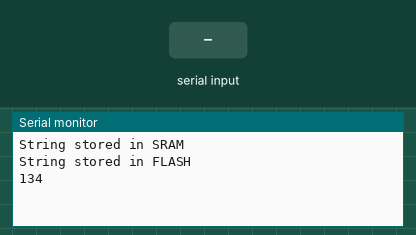
Bench run of a program on a simulated ATmega8, built with avr-gcc and emulated at 8 MHz. Parts: the last lines printed to the serial monitor. Inputs (shaded band) come from the test bench.

Above: at 1.2 s.
1.3 s: "1\n" received over Serial
At 2.1 s:
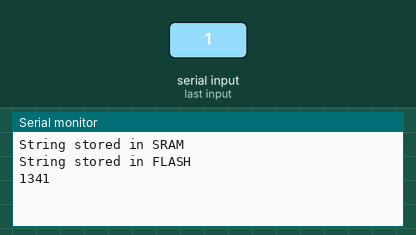
2.8 s: "0\n" received over Serial
At 3.2 s:
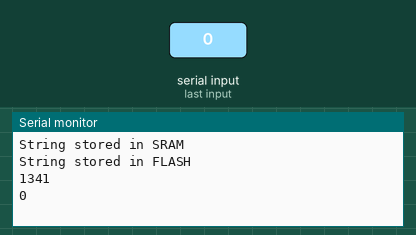
4.3 s: "2\n" received over Serial
At 5.5 s:
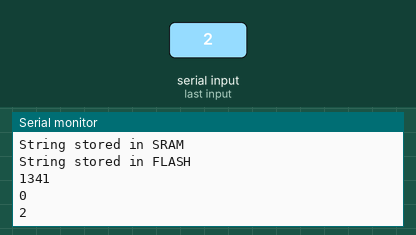
Timing chart, 0 to 7.3 s (numbered marks = the images above; inputs shaded):
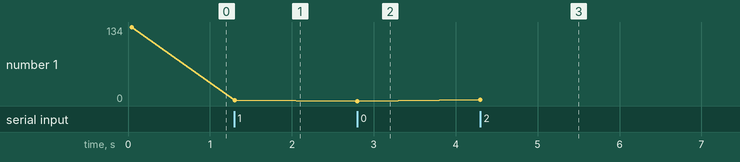

The program:

main.c
```c
/*
 * UART.c
 *
 * Created: 21/02/2017 0:55:08
 * Author : Anggara Wijaya
 */
#define F_CPU 8000000UL

#include <stdlib.h>
#include <avr/io.h>
#include <avr/interrupt.h>
#include <avr/pgmspace.h>
#include "uart.h"

#define UART_BAUD_RATE      9600


int main(void)
{
    unsigned int c;
    char buffer[7];
    int  num=134;

	uart_init( UART_BAUD_SELECT(UART_BAUD_RATE,F_CPU) );
    sei();
    uart_puts("String stored in SRAM\n");
    uart_puts_P("String stored in FLASH\n");
    itoa( num, buffer, 10);
    uart_puts(buffer);
    uart_putc('\r');

    for(;;)
    {
        c = uart_getc();
        if ( c & UART_NO_DATA )
        {
        }
        else
        {
            if ( c & UART_FRAME_ERROR )
            {
                uart_puts_P("UART Frame Error: ");
            }
            if ( c & UART_OVERRUN_ERROR )
            {
                uart_puts_P("UART Overrun Error: ");
            }
            if ( c & UART_BUFFER_OVERFLOW )
            {
                uart_puts_P("Buffer overflow error: ");
            }
            uart_putc( (unsigned char)c );
        }
    }

}
```

uart.h
```c
#ifndef UART_H
#define UART_H
/************************************************************************
Title:    Interrupt UART library with receive/transmit circular buffers
Author:   Peter Fleury <pfleury@gmx.ch>  http://tinyurl.com/peterfleury
File:     $Id: uart.h,v 1.13 2015/01/11 13:53:25 peter Exp $
Software: AVR-GCC 4.x, AVR Libc 1.4 or higher
Hardware: any AVR with built-in UART/USART
Usage:    see Doxygen manual

LICENSE:
    Copyright (C) 2015 Peter Fleury, GNU General Public License Version 3

    This program is free software; you can redistribute it and/or modify
    it under the terms of the GNU General Public License as published by
    the Free Software Foundation; either version 3 of the License, or
    any later version.

    This program is distributed in the hope that it will be useful,
    but WITHOUT ANY WARRANTY; without even the implied warranty of
    MERCHANTABILITY or FITNESS FOR A PARTICULAR PURPOSE.  See the
    GNU General Public License for more details.

************************************************************************/

/**
 *  @file
 *  @defgroup pfleury_uart UART Library <uart.h>
 *  @code #include <uart.h> @endcode
 *
 *  @brief Interrupt UART library using the built-in UART with transmit and receive circular buffers.
 *
 *  This library can be used to transmit and receive data through the built in UART.
 *
 *  An interrupt is generated when the UART has finished transmitting or
 *  receiving a byte. The interrupt handling routines use circular buffers
 *  for buffering received and transmitted data.
 *
 *  The UART_RX_BUFFER_SIZE and UART_TX_BUFFER_SIZE constants define
 *  the size of the circular buffers in bytes. Note that these constants must be a power of 2.
 *  You may need to adapt these constants to your target and your application by adding
 *  CDEFS += -DUART_RX_BUFFER_SIZE=nn -DUART_TX_BUFFER_SIZE=nn to your Makefile.
 *
 *  @note Based on Atmel Application Note AVR306
 *  @author Peter Fleury pfleury@gmx.ch  http://tinyurl.com/peterfleury
 *  @copyright (C) 2015 Peter Fleury, GNU General Public License Version 3
 */


#include <avr/pgmspace.h>

#if (__GNUC__ * 100 + __GNUC_MINOR__) < 405
#error "This library requires AVR-GCC 4.5 or later, update to newer AVR-GCC compiler !"
#endif


/**@{*/


/*
** constants and macros
*/


/** @brief  UART Baudrate Expression
 *  @param  xtalCpu  system clock in Mhz, e.g. 4000000UL for 4Mhz
 *  @param  baudRate baudrate in bps, e.g. 1200, 2400, 9600
 */
#define UART_BAUD_SELECT(baudRate,xtalCpu)  (((xtalCpu) + 8UL * (baudRate)) / (16UL * (baudRate)) -1UL)

/** @brief  UART Baudrate Expression for ATmega double speed mode
 *  @param  xtalCpu  system clock in Mhz, e.g. 4000000UL for 4Mhz
 *  @param  baudRate baudrate in bps, e.g. 1200, 2400, 9600
 */
#define UART_BAUD_SELECT_DOUBLE_SPEED(baudRate,xtalCpu) ( ((((xtalCpu) + 4UL * (baudRate)) / (8UL * (baudRate)) -1UL)) | 0x8000)

/** @brief  Size of the circular receive buffer, must be power of 2
 *
 *  You may need to adapt this constant to your target and your application by adding
 *  CDEFS += -DUART_RX_BUFFER_SIZE=nn to your Makefile.
 */
#ifndef UART_RX_BUFFER_SIZE
#define UART_RX_BUFFER_SIZE 32
#endif

/** @brief  Size of the circular transmit buffer, must be power of 2
 *
 *  You may need to adapt this constant to your target and your application by adding
 *  CDEFS += -DUART_TX_BUFFER_SIZE=nn to your Makefile.
 */
#ifndef UART_TX_BUFFER_SIZE
#define UART_TX_BUFFER_SIZE 32
#endif

/* test if the size of the circular buffers fits into SRAM */
#if ( (UART_RX_BUFFER_SIZE+UART_TX_BUFFER_SIZE) >= (RAMEND-0x60 ) )
#error "size of UART_RX_BUFFER_SIZE + UART_TX_BUFFER_SIZE larger than size of SRAM"
#endif

/*
** high byte error return code of uart_getc()
*/
#define UART_FRAME_ERROR      0x1000              /**< @brief Framing Error by UART       */
#define UART_OVERRUN_ERROR    0x0800              /**< @brief Overrun condition by UART   */
#define UART_PARITY_ERROR     0x0400              /**< @brief Parity Error by UART        */
#define UART_BUFFER_OVERFLOW  0x0200              /**< @brief receive ringbuffer overflow */
#define UART_NO_DATA          0x0100              /**< @brief no receive data available   */


/*
** function prototypes
*/

/**
   @brief   Initialize UART and set baudrate
   @param   baudrate Specify baudrate using macro UART_BAUD_SELECT()
   @return  none
*/
extern void uart_init(unsigned int baudrate);


/**
 *  @brief   Get received byte from ringbuffer
 *
 * Returns in the lower byte the received character and in the
 * higher byte the last receive error.
 * UART_NO_DATA is returned when no data is available.
 *
 *  @return  lower byte:  received byte from ringbuffer
 *  @return  higher byte: last receive status
 *           - \b 0 successfully received data from UART
 *           - \b UART_NO_DATA
 *             <br>no receive data available
 *           - \b UART_BUFFER_OVERFLOW
 *             <br>Receive ringbuffer overflow.
 *             We are not reading the receive buffer fast enough,
 *             one or more received character have been dropped
 *           - \b UART_OVERRUN_ERROR
 *             <br>Overrun condition by UART.
 *             A character already present in the UART UDR register was
 *             not read by the interrupt handler before the next character arrived,
 *             one or more received characters have been dropped.
 *           - \b UART_FRAME_ERROR
 *             <br>Framing Error by UART
 */
extern unsigned int uart_getc(void);


/**
 *  @brief   Put byte to ringbuffer for transmitting via UART
 *  @param   data byte to be transmitted
 *  @return  none
 */
extern void uart_putc(unsigned char data);


/**
 *  @brief   Put string to ringbuffer for transmitting via UART
 *
 *  The string is buffered by the uart library in a circular buffer
 *  and one character at a time is transmitted to the UART using interrupts.
 *  Blocks if it can not write the whole string into the circular buffer.
 *
 *  @param   s string to be transmitted
 *  @return  none
 */
extern void uart_puts(const char *s );


/**
 * @brief    Put string from program memory to ringbuffer for transmitting via UART.
 *
 * The string is buffered by the uart library in a circular buffer
 * and one character at a time is transmitted to the UART using interrupts.
 * Blocks if it can not write the whole string into the circular buffer.
 *
 * @param    s program memory string to be transmitted
 * @return   none
 * @see      uart_puts_P
 */
extern void uart_puts_p(const char *s );

/**
 * @brief    Macro to automatically put a string constant into program memory
 */
#define uart_puts_P(__s)       uart_puts_p(PSTR(__s))


/** @brief  Initialize USART1 (only available on selected ATmegas) @see uart_init */
extern void uart1_init(unsigned int baudrate);
/** @brief  Get received byte of USART1 from ringbuffer. (only available on selected ATmega) @see uart_getc */
extern unsigned int uart1_getc(void);
/** @brief  Put byte to ringbuffer for transmitting via USART1 (only available on selected ATmega) @see uart_putc */
extern void uart1_putc(unsigned char data);
/** @brief  Put string to ringbuffer for transmitting via USART1 (only available on selected ATmega) @see uart_puts */
extern void uart1_puts(const char *s );
/** @brief  Put string from program memory to ringbuffer for transmitting via USART1 (only available on selected ATmega) @see uart_puts_p */
extern void uart1_puts_p(const char *s );
/** @brief  Macro to automatically put a string constant into program memory */
#define uart1_puts_P(__s)       uart1_puts_p(PSTR(__s))

/**@}*/


#endif // UART_H
```

Source omitted: uart.c (26649 bytes)

Measured:
- after the input at 1.3 s, the serial monitor: prints a new line at once (image 1)
- after the input at 2.8 s, the serial monitor: prints a new line at once (image 2)
- after the input at 4.3 s, the serial monitor: prints a new line at once (image 3)
- plotted number 1: 134 → 1 after the input at 1.3 s, 1 → 0 after the input at 2.8 s, 0 → 2 after the input at 4.3 s
